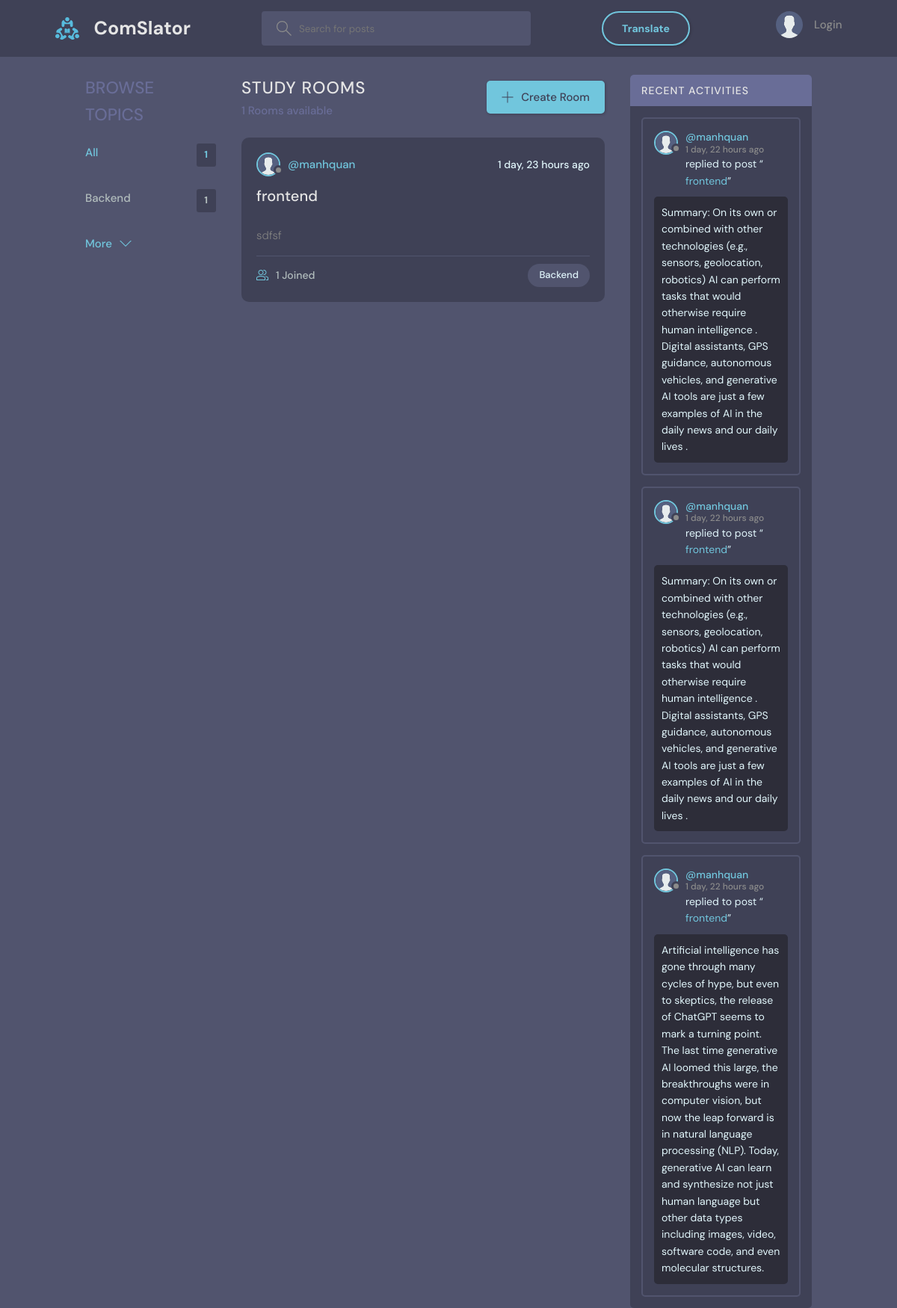
The app's page /?q=Backend, older data.
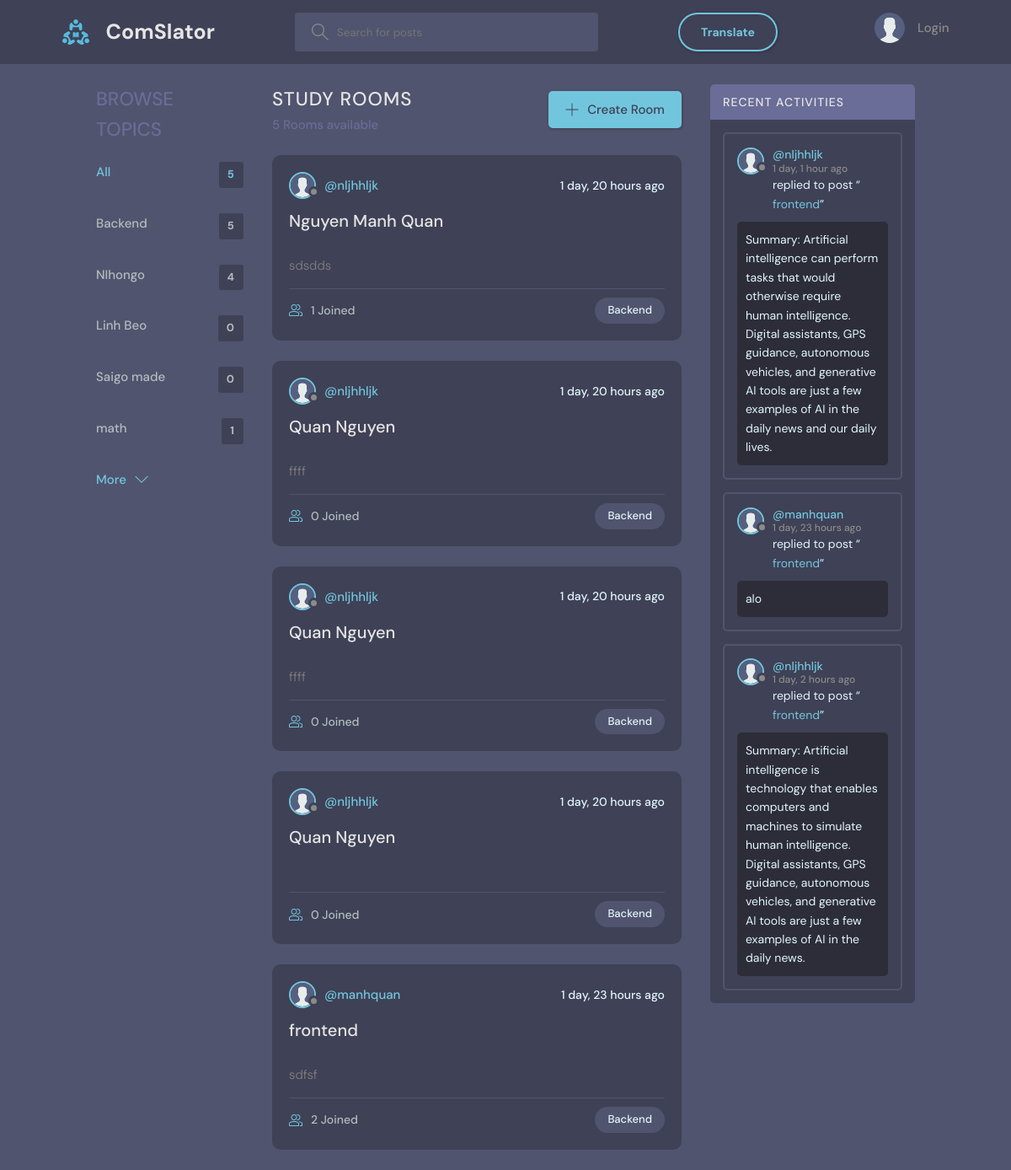
The same page, newer data.
### base/models.py (models this page shows, shortened)
class Topic(models.Model):
    name = models.CharField(max_length=200)

class Room(models.Model):
    host = models.ForeignKey(User, on_delete=models.SET_NULL, null=True)
    topic = models.ForeignKey(Topic, on_delete=models.SET_NULL, null=True)
    name = models.CharField(max_length=200)
    description = models.TextField(null=True, blank=True)
    participants = models.ManyToManyField(User, related_name='participants', blank=True)
    call_room_id = models.CharField(max_length=100, unique=True, null=True, blank=True)
    updated = models.DateTimeField(auto_now=True)
    created = models.DateTimeField(auto_now_add=True)
    class Meta:
        ordering = ['-updated', '-created']
    def __str__(self):
        return self.name

class User(AbstractBaseUser):
    STATUS = [
        ('online', 'online'),
        ('offline', 'offline'),
    ]
    name = models.CharField(max_length=200, null=True)
    username   = models.CharField(max_length=200, null=True)
    email      = models.EmailField(unique=True, null=True)
    password   = models.CharField(max_length=100)
    birth_date = models.DateField(null=True)
    status     = models.CharField(choices=STATUS, max_length=50, default='offline')
    is_superuser = models.BooleanField(default=False)
    bio = models.TextField(null=True)
    avatar = models.ImageField(null=True, default="avatar.svg")
    timezone = models.CharField(max_length=50, default='UTC')
    USERNAME_FIELD = 'email'
    REQUIRED_FIELDS = ['username', 'password']
    objects = UserManager()

class Message(models.Model):
    user = models.ForeignKey(User, on_delete=models.CASCADE)
    room = models.ForeignKey(Room, on_delete=models.CASCADE)
    body = models.TextField()
    image = models.ImageField(upload_to="", null=True, blank=True)
    translated_body = models.TextField(null=True, blank=True)
    updated = models.DateTimeField(auto_now=True)
    created = models.DateTimeField(auto_now_add=True)
    class Meta:
        ordering = ['-updated', '-created']

### base/views.py (the view)
# urls.py: path('', views.home, name="home"),
def home(request):
    q = request.GET.get('q') if request.GET.get('q') != None else ''
    rooms = Room.objects.filter(
        Q(topic__name__icontains=q) |
        Q(name__icontains=q) |
        Q(description__icontains=q)
    )
    topics = Topic.objects.all()[0:5]
    room_count = rooms.count()
    room_messages = Message.objects.filter(
        Q(room__topic__name__icontains=q))[0:3]
    context = {'rooms': rooms, 'topics': topics,
               'room_count': room_count, 'room_messages': room_messages}
    return render(request, 'base/home.html', context)

### base/templates/base/home.html (shortened to what this page needs)
{% extends 'main.html' %}
{% block content %}
<main class="layout layout--3">
  <div class="container">
    {% include 'base/topics_component.html' %}
    <div class="roomList">
      <div class="roomList__header">
        <div>
          <h2>Study Rooms</h2>
          <p>{{room_count}} Rooms available</p>
        </div>
        <a class="btn btn--main" href="{% url 'create-room' %}">
          <svg version="1.1" xmlns="http://www.w3.org/2000/svg" width="32" height="32" viewBox="0 0 32 32">
            <title>add</title>
            <path
              d="M16.943 0.943h-1.885v14.115h-14.115v1.885h14.115v14.115h1.885v-14.115h14.115v-1.885h-14.115v-14.115z">
            </path>
          </svg>
          Create Room
        </a>
      </div>
      {% include 'base/feed_component.html' %}
    </div>
    {% include 'base/activity_component.html' %}
  </div>
</main>
{% endblock %}

### base/templates/base/topics_component.html
<div class="topics">
    <div class="topics__header">
        <h2>Browse Topics</h2>
    </div>
    <ul class="topics__list">
        <li>
            <a href="{% url 'home' %}" class="active">All <span>{{topics.count}}</span></a>
        </li>
        {% for topic in topics %}
        <li>
            <a href="{% url 'home' %}?q={{topic.name}}">{{topic.name}}<span>{{topic.room_set.all.count}}</span></a>
        </li>
        {% endfor %}
    </ul>
    <a class="btn btn--link" href="{% url 'topics' %}">
        More
        <svg version="1.1" xmlns="http://www.w3.org/2000/svg" width="32" height="32" viewBox="0 0 32 32">
            <title>chevron-down</title>
            <path d="M16 21l-13-13h-3l16 16 16-16h-3l-13 13z"></path>
        </svg>
    </a>
</div>

### base/templates/base/feed_component.html (shortened to what this page needs)
{% for room in rooms %}
<div class="roomListRoom">
  <div class="roomListRoom__header">
    <a
      href="{% url 'user-profile' room.host.id %}"
      class="roomListRoom__author"
    >
      <div class="avatar avatar--small">
        <img src="{{room.host.avatar.url}}" />
      </div>
      <span>@{{room.host.username}}</span>
    </a>
    <div class="roomListRoom__actions">
      <span>{{room.created|timesince}} ago</span>
    </div>
  </div>
  <div class="roomListRoom__content">
    <a href="{% url 'room' room.id %}">{{room.name}}</a>
  </div>
  <div class="roomListRoom__description">
    <a>{{room.description}}</a>
  </div>
  <div class="roomListRoom__meta">
    <a href="{% url 'room' room.id %}" class="roomListRoom__joined">
      {{room.participants.all.count}} Joined
    </a>
    <p class="roomListRoom__topic">{{room.topic.name}}</p>
  </div>
</div>
{% endfor %}

### base/templates/base/activity_component.html (shortened to what this page needs)
<div class="activities">
    <div class="activities__header">
        <h2>Recent Activities</h2>
    </div>
    {% for message in room_messages %}
    <div class="activities__box">
        <div class="activities__boxHeader roomListRoom__header">
            <a href="{% url 'user-profile' message.user.id %}" class="roomListRoom__author">
                <div class="avatar avatar--small">
                    <img src="{{message.user.avatar.url}}" />
                </div>
                <p>
                    @{{message.user.username}}
                    <span>{{message.created|timesince}} ago</span>
                </p>
            </a>
        </div>
        <div class="activities__boxContent">
            <p>replied to post “<a href="{% url 'room' message.room.id %}">{{message.room}}</a>”</p>
            <div class="activities__boxRoomContent">{{message.body}}</div>
        </div>
    </div>
    {% endfor %}
</div>

Row changes from the older to the newer data that the page shows:
no longer on this page (row unchanged): Message: user.avatar (placeholder picture), user.username "manhquan", created "1 day, 22 hours", room "frontend", body "Summary: On its own or combined with other technologies (e.g., sensors, geolocation, robotics) AI can perform tasks that would otherwise require human intelligence . Digital assistants, GPS guidance, autonomous vehicles, and generative AI tools are just a few examples of AI in the daily news and our daily lives ."
no longer on this page (row unchanged): Message: user.avatar (placeholder picture), user.username "manhquan", created "1 day, 22 hours", room "frontend", body "Summary: On its own or combined with other technologies (e.g., sensors, geolocation, robotics) AI can perform tasks that would otherwise require human intelligence . Digital assistants, GPS guidance, autonomous vehicles, and generative AI tools are just a few examples of AI in the daily news and our daily lives ."
no longer on this page (row unchanged): Message: user.avatar (placeholder picture), user.username "manhquan", created "1 day, 22 hours", room "frontend", body "Artificial intelligence has gone through many cycles of hype, but even to skeptics, the release of ChatGPT seems to mark a turning point. The last time generative AI loomed this large, the breakthroughs were in computer vision, but now the leap forward is in natural language processing (NLP). Today, generative AI can learn and synthesize not just human language but other data types including images, video, software code, and even molecular structures."
computed for Topic "Backend": room_set.all.count "1" → "5"
added Topic: name "NIhongo", room_set.all.count "4"
added Topic: name "Linh Beo", room_set.all.count "0"
added Topic: name "Saigo made", room_set.all.count "0"
added Topic: name "math", room_set.all.count "1"
added Room: host.avatar (placeholder picture), host.username "nljhhljk", created "1 day, 20 hours", name "Nguyen Manh Quan", description "sdsdds", participants.all.count "1", topic.name "Backend"
added Room: host.avatar (placeholder picture), host.username "nljhhljk", created "1 day, 20 hours", name "Quan Nguyen", description "ffff", participants.all.count "0", topic.name "Backend"
added Room: host.avatar (placeholder picture), host.username "nljhhljk", created "1 day, 20 hours", name "Quan Nguyen", description "ffff", participants.all.count "0", topic.name "Backend"
added Room: host.avatar (placeholder picture), host.username "nljhhljk", created "1 day, 20 hours", name "Quan Nguyen", participants.all.count "0", topic.name "Backend"
computed for Room "frontend": participants.all.count "1" → "2"
added Message: user.avatar (placeholder picture), user.username "nljhhljk", created "1 day, 1 hour", room "frontend", body "Summary: Artificial intelligence can perform tasks that would otherwise require human intelligence. Digital assistants, GPS guidance, autonomous vehicles, and generative AI tools are just a few examples of AI in the daily news and our daily lives."
now on this page (row edited): Message: user.avatar (placeholder picture), user.username "manhquan", created "1 day, 23 hours", room "frontend", body "alo"
added Message: user.avatar (placeholder picture), user.username "nljhhljk", created "1 day, 2 hours", room "frontend", body "Summary: Artificial intelligence is technology that enables computers and machines to simulate human intelligence. Digital assistants, GPS guidance, autonomous vehicles, and generative AI tools are just a few examples of AI in the daily news."
Text that changed along with them:
{{ topics.count }}: "1" → "5"
{{ room_count }}: "1" → "5"
